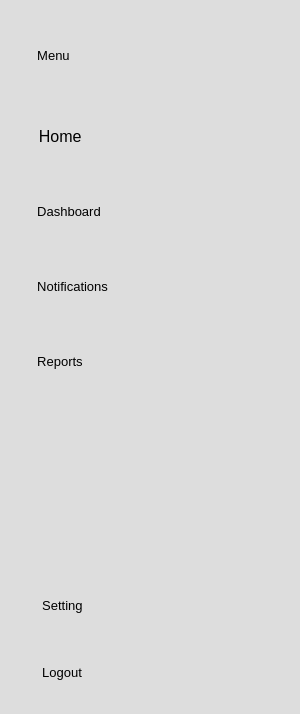
         <widget class="QWidget" name="icon_text_widget" native="true">
          <property name="sizePolicy">
           <sizepolicy hsizetype="Minimum" vsizetype="Preferred">
            <horstretch>0</horstretch>
            <verstretch>0</verstretch>
           </sizepolicy>
          </property>
          <property name="minimumSize">
           <size>
            <width>300</width>
            <height>0</height>
           </size>
          </property>
          <property name="maximumSize">
           <size>
            <width>220</width>
            <height>16777215</height>
           </size>
          </property>
          <property name="styleSheet">
           <string notr="true">QWidget{
	background-color: #DDDDDD;
}

QPushButton{
	border:none;
	height: 20px;
}</string>
          </property>
          <layout class="QVBoxLayout" name="verticalLayout_18">
           <property name="leftMargin">
            <number>20</number>
           </property>
           <property name="topMargin">
            <number>35</number>
           </property>
           <property name="rightMargin">
            <number>20</number>
           </property>
           <item>
            <layout class="QVBoxLayout" name="verticalLayout_5">
             <item>
              <widget class="QPushButton" name="menu_btn_2">
               <property name="minimumSize">
                <size>
                 <width>0</width>
                 <height>40</height>
                </size>
               </property>
               <property name="sizeIncrement">
                <size>
                 <width>20</width>
                 <height>0</height>
                </size>
               </property>
               <property name="font">
                <font>
                 <pointsize>10</pointsize>
                 <weight>50</weight>
                 <bold>false</bold>
                </font>
               </property>
               <property name="styleSheet">
                <string notr="true">QPushButton{
	text-align: left;
	padding-left:10px;
}
QPushButton:checked{
	
	background-color: #c1bfbf;
	border-radius: 3px;
}</string>
               </property>
               <property name="text">
                <string>  Menu</string>
               </property>
               <property name="icon">
                <iconset resource="resources.qrc">
                 <normaloff>:/images/menu.png</normaloff>:/images/menu.png</iconset>
               </property>
               <property name="iconSize">
                <size>
                 <width>30</width>
                 <height>30</height>
                </size>
               </property>
               <property name="checkable">
                <bool>true</bool>
               </property>
               <property name="autoExclusive">
                <bool>true</bool>
               </property>
              </widget>
             </item>
             <item>
              <layout class="QVBoxLayout" name="verticalLayout">
               <property name="spacing">
                <number>35</number>
               </property>
               <property name="leftMargin">
                <number>0</number>
               </property>
               <property name="topMargin">
                <number>35</number>
               </property>
               <property name="rightMargin">
                <number>0</number>
               </property>
               <item>
                <widget class="QPushButton" name="home">
                 <property name="sizePolicy">
                  <sizepolicy hsizetype="Minimum" vsizetype="Minimum">
                   <horstretch>0</horstretch>
                   <verstretch>0</verstretch>
                  </sizepolicy>
                 </property>
                 <property name="minimumSize">
                  <size>
                   <width>100</width>
                   <height>40</height>
                  </size>
                 </property>
                 <property name="font">
                  <font>
                   <pointsize>12</pointsize>
                  </font>
                 </property>
                 <property name="styleSheet">
                  <string notr="true">QPushButton{
	text-align: left;
	padding-left: 10px;
}
QPushButton:checked{
	
	background-color: #c1bfbf;
	border-radius: 3px;
}</string>
                 </property>
                 <property name="text">
                  <string>  Home</string>
                 </property>
                 <property name="icon">
                  <iconset resource="resources.qrc">
                   <normaloff>:/images/home.png</normaloff>:/images/home.png</iconset>
                 </property>
                 <property name="iconSize">
                  <size>
                   <width>36</width>
                   <height>36</height>
                  </size>
                 </property>
                 <property name="checkable">
                  <bool>true</bool>
                 </property>
                 <property name="checked">
                  <bool>false</bool>
                 </property>
                 <property name="autoExclusive">
                  <bool>true</bool>
                 </property>
                </widget>
               </item>
               <item>
                <widget class="QPushButton" name="dashboard">
                 <property name="sizePolicy">
                  <sizepolicy hsizetype="Minimum" vsizetype="Minimum">
                   <horstretch>0</horstretch>
                   <verstretch>0</verstretch>
                  </sizepolicy>
                 </property>
                 <property name="minimumSize">
                  <size>
                   <width>100</width>
                   <height>40</height>
                  </size>
                 </property>
                 <property name="font">
                  <font>
                   <pointsize>10</pointsize>
                  </font>
                 </property>
                 <property name="styleSheet">
                  <string notr="true">QPushButton{
	text-align: left;
	padding-left:10px;
}
QPushButton:checked{
	background-color: #c1bfbf;
	border-radius: 3px;
}</string>
                 </property>
                 <property name="text">
                  <string>  Dashboard</string>
                 </property>
                 <property name="icon">
                  <iconset resource="resources.qrc">
                   <normaloff>:/images/dashboard.png</normaloff>:/images/dashboard.png</iconset>
                 </property>
                 <property name="iconSize">
                  <size>
                   <width>38</width>
                   <height>38</height>
                  </size>
                 </property>
                 <property name="checkable">
                  <bool>true</bool>
                 </property>
                 <property name="checked">
                  <bool>false</bool>
                 </property>
                 <property name="autoExclusive">
                  <bool>true</bool>
                 </property>
                </widget>
               </item>
               <item>
                <widget class="QPushButton" name="Notifications">
                 <property name="sizePolicy">
                  <sizepolicy hsizetype="Minimum" vsizetype="Minimum">
                   <horstretch>0</horstretch>
                   <verstretch>0</verstretch>
                  </sizepolicy>
                 </property>
                 <property name="minimumSize">
                  <size>
                   <width>100</width>
                   <height>40</height>
                  </size>
                 </property>
                 <property name="font">
                  <font>
                   <pointsize>10</pointsize>
                  </font>
                 </property>
                 <property name="styleSheet">
                  <string notr="true">QPushButton{
	text-align:left;
	padding-left:10px;
}
QPushButton:checked{
	background-color: #c1bfbf;
	border-radius: 3px;
}</string>
                 </property>
                 <property name="text">
                  <string>  Notifications</string>
                 </property>
                 <property name="icon">
                  <iconset resource="resources.qrc">
                   <normaloff>:/images/notification.png</normaloff>:/images/notification.png</iconset>
                 </property>
                 <property name="iconSize">
                  <size>
                   <width>35</width>
                   <height>35</height>
                  </size>
                 </property>
                 <property name="checkable">
                  <bool>true</bool>
                 </property>
                 <property name="autoExclusive">
                  <bool>true</bool>
                 </property>
                </widget>
               </item>
               <item>
                <widget class="QPushButton" name="Reports">
                 <property name="sizePolicy">
                  <sizepolicy hsizetype="Minimum" vsizetype="Minimum">
                   <horstretch>0</horstretch>
                   <verstretch>0</verstretch>
                  </sizepolicy>
                 </property>
                 <property name="minimumSize">
                  <size>
                   <width>100</width>
                   <height>40</height>
                  </size>
                 </property>
                 <property name="font">
                  <font>
                   <pointsize>10</pointsize>
                  </font>
                 </property>
                 <property name="styleSheet">
                  <string notr="true">QPushButton{
	text-align: left;
	padding-left:10px;
}
QPushButton:checked{
	background-color: #c1bfbf;
	border-radius: 3px;
}</string>
                 </property>
                 <property name="text">
                  <string>  Reports</string>
                 </property>
                 <property name="icon">
                  <iconset resource="resources.qrc">
                   <normaloff>:/images/reports.png</normaloff>:/images/reports.png</iconset>
                 </property>
                 <property name="iconSize">
                  <size>
                   <width>35</width>
                   <height>33</height>
                  </size>
                 </property>
                 <property name="checkable">
                  <bool>true</bool>
                 </property>
                 <property name="autoExclusive">
                  <bool>true</bool>
                 </property>
                </widget>
               </item>
              </layout>
             </item>
             <item>
              <spacer name="verticalSpacer">
               <property name="orientation">
                <enum>Qt::Vertical</enum>
               </property>
               <property name="sizeHint" stdset="0">
                <size>
                 <width>205</width>
                 <height>198</height>
                </size>
               </property>
              </spacer>
             </item>
             <item>
              <layout class="QVBoxLayout" name="verticalLayout_2">
               <property name="spacing">
                <number>27</number>
               </property>
               <property name="bottomMargin">
                <number>11</number>
               </property>
               <item>
                <widget class="QPushButton" name="Setting">
                 <property name="sizePolicy">
                  <sizepolicy hsizetype="Minimum" vsizetype="Minimum">
                   <horstretch>0</horstretch>
                   <verstretch>0</verstretch>
                  </sizepolicy>
                 </property>
                 <property name="minimumSize">
                  <size>
                   <width>100</width>
                   <height>40</height>
                  </size>
                 </property>
                 <property name="font">
                  <font>
                   <pointsize>10</pointsize>
                  </font>
                 </property>
                 <property name="styleSheet">
                  <string notr="true">QPushButton{
	text-align:left;
	padding-left:15px;
}
QPushButton:checked{
	background-color: #c1bfbf;
	border-radius: 3px;
}</string>
                 </property>
                 <property name="text">
                  <string>  Setting</string>
                 </property>
                 <property name="icon">
                  <iconset resource="resources.qrc">
                   <normaloff>:/images/setting.png</normaloff>:/images/setting.png</iconset>
                 </property>
                 <property name="iconSize">
                  <size>
                   <width>35</width>
                   <height>35</height>
                  </size>
                 </property>
                 <property name="checkable">
                  <bool>true</bool>
                 </property>
                 <property name="autoExclusive">
                  <bool>true</bool>
                 </property>
                </widget>
               </item>
               <item>
                <widget class="QPushButton" name="Logout">
                 <property name="sizePolicy">
                  <sizepolicy hsizetype="Minimum" vsizetype="Minimum">
                   <horstretch>0</horstretch>
                   <verstretch>0</verstretch>
                  </sizepolicy>
                 </property>
                 <property name="minimumSize">
                  <size>
                   <width>100</width>
                   <height>40</height>
                  </size>
                 </property>
                 <property name="font">
                  <font>
                   <pointsize>10</pointsize>
                  </font>
                 </property>
                 <property name="styleSheet">
                  <string notr="true">QPushButton{
	text-align:left;
	padding-left:15px;
}
QPushButton:checked{
	background-color: #c1bfbf;
	border-radius: 3px;
}</string>
                 </property>
                 <property name="text">
                  <string>  Logout</string>
                 </property>
                 <property name="icon">
                  <iconset resource="resources.qrc">
                   <normaloff>:/images/logout.png</normaloff>:/images/logout.png</iconset>
                 </property>
                 <property name="iconSize">
                  <size>
                   <width>35</width>
                   <height>35</height>
                  </size>
                 </property>
                 <property name="checkable">
                  <bool>true</bool>
                 </property>
                 <property name="autoExclusive">
                  <bool>true</bool>
                 </property>
                </widget>
               </item>
              </layout>
             </item>
            </layout>
           </item>
          </layout>
         </widget>
